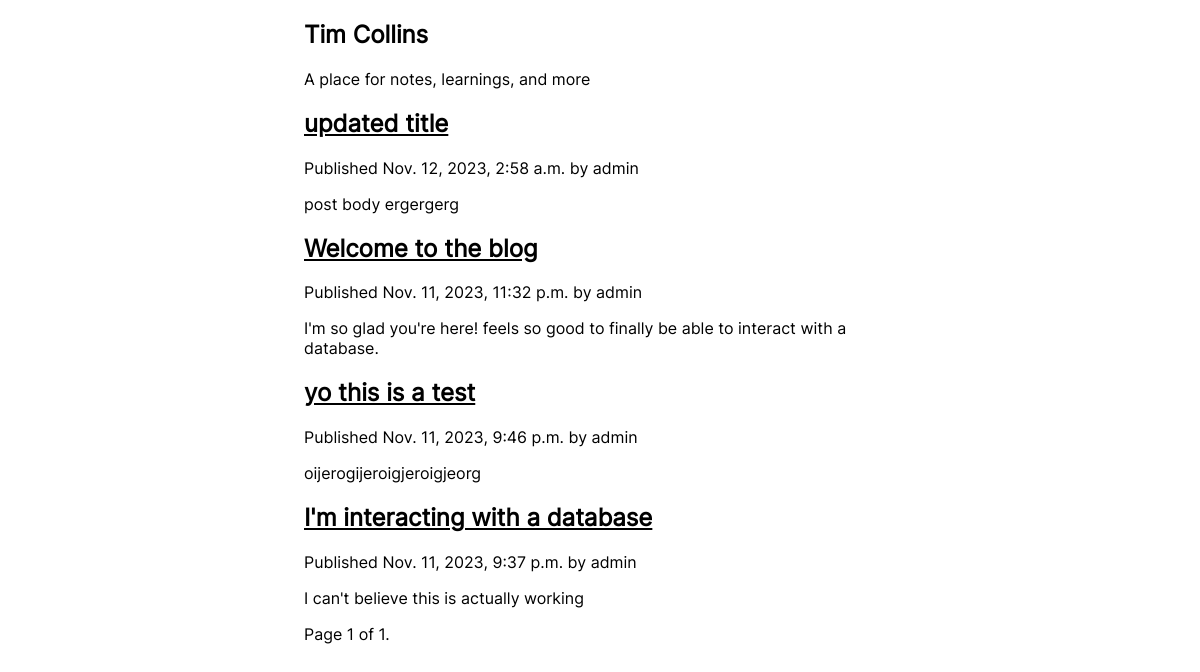
Page /blog/ on the earlier database version.
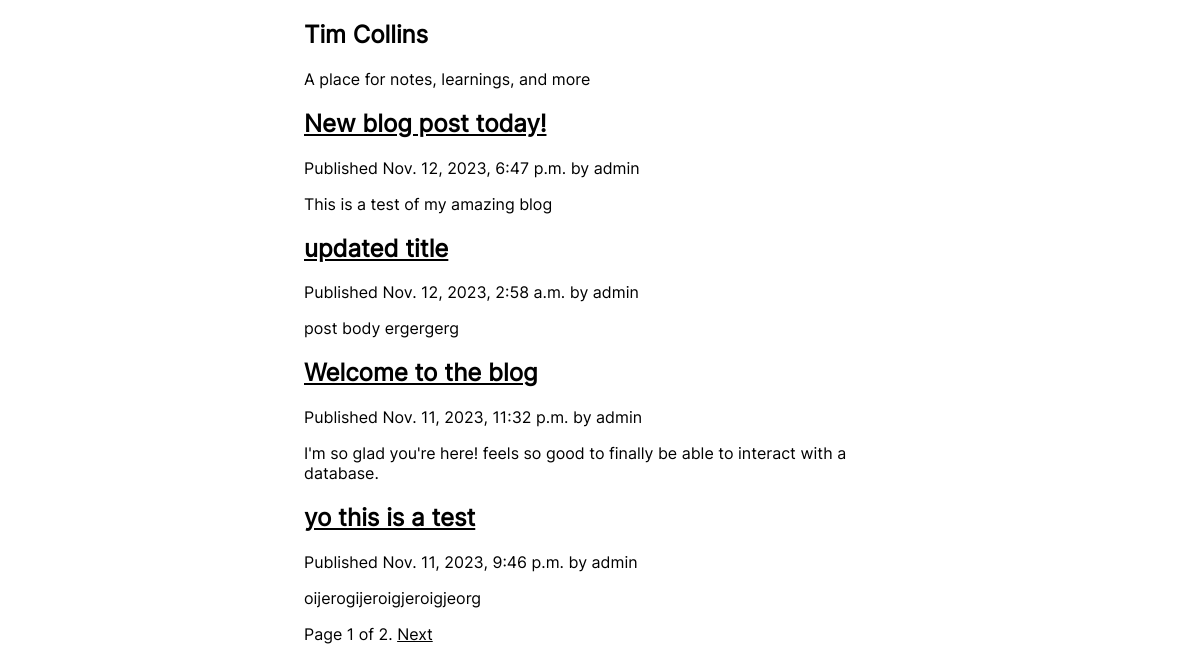
Same page on the later database version.
### blog/models.py (models this page shows, shortened)
class Post(models.Model):
  class Status(models.TextChoices):
    DRAFT = 'DF', 'Draft'
    PUBLISHED = 'PB', 'Published'
  title = models.CharField(max_length=250)
  slug = models.SlugField(max_length=250,
                          unique_for_date='publish')
  author = models.ForeignKey(User,on_delete=models.CASCADE,
                             related_name='blog_posts')
  body = models.TextField()
  publish = models.DateTimeField(default=timezone.now)
  created = models.DateTimeField(auto_now_add=True)
  updated = models.DateTimeField(auto_now=True)
  status = models.CharField(max_length=2,
                            choices=Status.choices,
                            default=Status.DRAFT)
  objects = models.Manager()
  published = PublishedManager()
  class Meta:
    ordering = ['-publish']
    indexes = [
      models.Index(fields=['-publish']),
    ]
  def get_absolute_url(self):
      return reverse('blog:post_detail',
                     args=[self.publish.year,
                           self.publish.month,
                           self.publish.day,
                           self.slug])

### blog/views.py (the view)
# urls.py: path('', views.PostListView.as_view(), name='post_list'),
class PostListView(ListView):
   queryset = Post.published.all()
   context_object_name = 'posts'
   paginate_by = 4
   template_name = 'blog/post/list.html'

### blog/templates/blog/post/list.html (shortened to what this page needs)
{% extends "blog/base.html" %}
{% block content %}
  {% for post in posts %}
  <h2>
    <a href="{{ post.get_absolute_url }}">
      {{ post.title }}
    </a>
  </h2>
    <p class="date">
      Published {{ post.publish }} by {{ post.author }}
    </p>
    {{ post.body|truncatewords:30|linebreaks }}
  {% endfor %}
  {% include "pagination.html" with page=page_obj %}
{% endblock %}

Differences in the rows shown:
no longer on this page (row unchanged): Post: title "I'm interacting with a database", publish "Nov. 11, 2023, 9:37 p.m.", author "admin", body "I can't believe this is actually working"
added Post: title "New blog post today!", publish "Nov. 12, 2023, 6:47 p.m.", author "admin", body "This is a test of my amazing blog"
Other differences:
{{ page.paginator.num_pages }}: "1" → "2"
text now shown: "Next"
